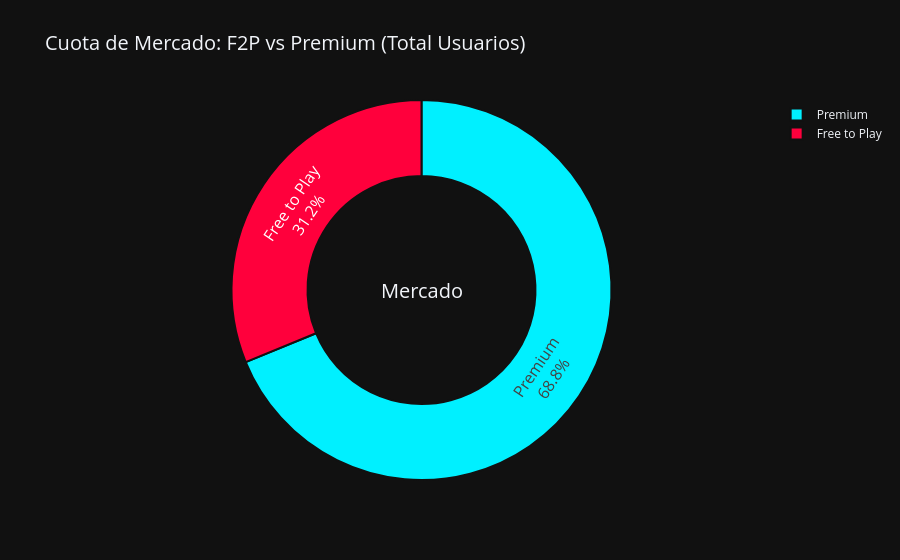

Source (notebook cell):
### Code cell
fig3 = px.pie(df, names='type', values='owners_numeric', hole=0.6,
              color='type', template="plotly_dark", 
              color_discrete_sequence=['#00F0FF', '#FF003C'],
              title="Cuota de Mercado: F2P vs Premium (Total Usuarios)")

fig3.update_traces(hoverinfo='label+percent', textinfo='label+percent', textfont_size=16,
                   marker=dict(line=dict(color='#111111', width=2)))
fig3.update_layout(title_font_size=20, annotations=[dict(text='Mercado', x=0.5, y=0.5, font_size=20, showarrow=False)])

print("""
GRÁFICO 3: Cuota de Mercado F2P vs Premium (Dona)
- Qué es: Proporción de mercado estática.
- Qué se ve: Distribución del volumen total de jugadores según modelo de monetización.
- Elementos: Sectores (F2P/Premium), Porcentajes.
""")

fig3.show()

### Figure 1 — Plotly figure (JSON) as saved in the notebook; plotly's stock layout.template omitted (floating-point values rounded to 4 significant figures; data arrays with more than 128 entries replaced by an {"elided": "..."} marker saying what was removed)
{"data": [{"customdata": {"elided": "27075x1 str values"}, "domain": {"x": [0, 1], "y": [0, 1]}, "hole": 0.6, "hoverinfo": "label+percent", "hovertemplate": "type=%{customdata[0]}<br>owners_numeric=%{value}<extra></extra>", "labels": {"elided": "27075 str values"}, "legendgroup": "", "marker": {"colors": {"elided": "27075 str values"}, "line": {"color": "#111111", "width": 2}}, "name": "", "showlegend": true, "textfont": {"size": 16}, "textinfo": "label+percent", "type": "pie", "values": {"elided": "27075 float values"}}], "layout": {"annotations": [{"font": {"size": 20}, "showarrow": false, "text": "Mercado", "x": 0.5, "y": 0.5}], "legend": {"tracegroupgap": 0}, "piecolorway": ["#00F0FF", "#FF003C"], "title": {"font": {"size": 20}, "text": "Cuota de Mercado: F2P vs Premium (Total Usuarios)"}}}
